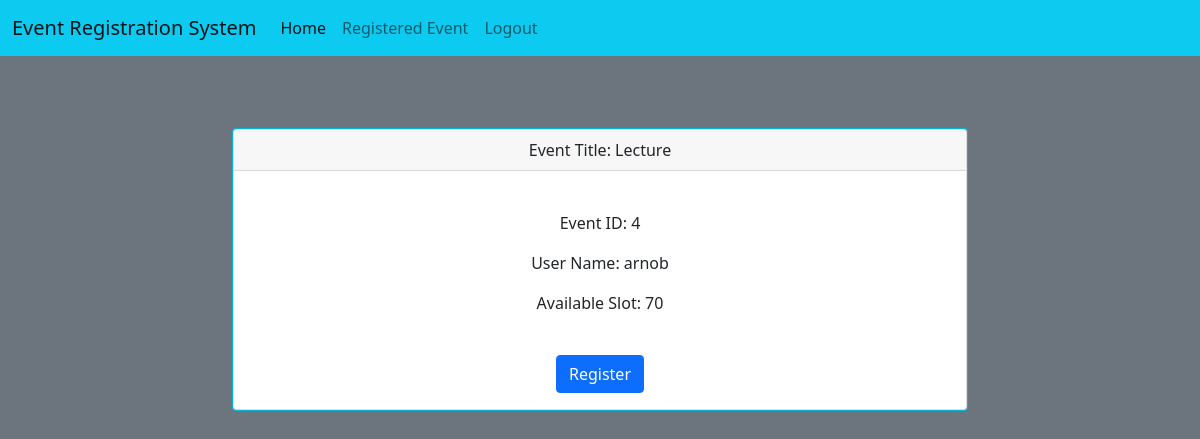
The page /events/dashboard/4 (signed in) on the database its author committed.
### events/models.py (models this page shows)
class Event(models.Model):
    title = models.CharField(max_length=100)
    description = models.CharField(max_length=200)
    event_date = models.DateField()
    event_time = models.TimeField(max_length=150)
    location_name = models.CharField(max_length=150)
    slot = models.IntegerField()
    created_at = models.DateTimeField(auto_now_add=True)

### event_registration/views.py (the view)
# urls.py: path('dashboard/<int:id>', views.event_registration_page, name='user_dashboard'),
def event_registration_page(request, id):
    reg_event = RegisteredEvent.objects.all().values()
    event = Event.objects.get(pk=id)
    template = loader.get_template('event_registration.html')
    context = {
        "reg_event": reg_event,
        "event": event,
    }
    return HttpResponse(template.render(context, request))

### event_registration/templates/event_registration.html (shortened to what this page needs)
{% extends "master.html" %}
{% block content %}
{% include "navbar.html" %}
{% if user.is_authenticated %}
<br>
<br>
<div class="container mt-4">
    <div class="row">
        <div class="col-md-8 offset-md-2">
            <div class="card bg-info">
                <div class="card text-center">
                    <div class="card-header">
                        Event Title:  {{ event.title }}
                    </div>
                    <br>
                    <div class="card-body">
                        <form method="POST" action="/events/add_registration/">
                            <p class="card-text">Event ID: {{ event.id }}</p>
                            <p class="card-text">User Name: {{ user.username }}</p>
                            <p class="card-text">Available Slot: {{ event.slot }}</p>
                            <br>
                            {% if event.slot > 0 %}
                                <button type="submit" class="btn btn-primary">Register</button>
                            {% else %}
                                <p class="btn btn-danger">Sorry, There is no slot for registration!</p>
                            {% endif %}
                        </form>
                    </div>
                </div>
</div>
</div>
</div>
</div>
{% else %}
  <h1>Sorry! You must be logged in to view this page...</h1>
  <a class="nav-link" href="/members/login_user/">Login</a>
{% endif %}
{% endblock %}

### rows shown on the page
Event: title "Lecture", id "4", slot "70"

### other values the page prints
{{ user.username }} "arnob"
